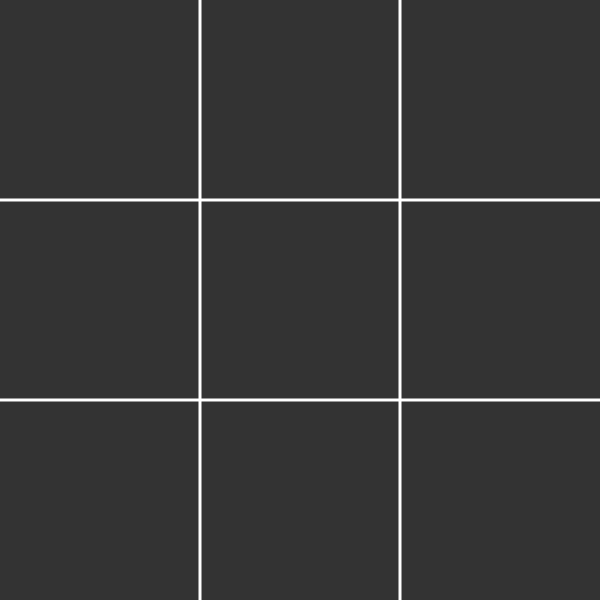
Frame 1 (no input)
Frame 60 (no input): identical to frame 1, image omitted
Frame 120 (the mouse pressed at the canvas centre since frame 60): identical to frame 1, image omitted

The p5.js sketch that drew this single still picture (run headless with seeded random() and noise() and a simulated clock; from frame 60 on, the mouse is pressed at the canvas centre):

// p5.js sketch
// ── sketch.js
let borad;

function setup() {
    createCanvas(600, 600);
    board = new Board();
}

function draw() {
    background(51);
    board.updateGame()
    board.show();
    // board.checkWinner();
}

function mouseClicked() {
    board.clicked(mouseX, mouseY);
}
// ── board.js
class Board {
    constructor() {
        this.mat = [
            [0, 0, 0],
            [0, 0, 0],
            [0, 0, 0]
        ];        

        this.player1 = new Player("p1");
        this.player2 = new Player("p2");

        this.turn = "p1";

        this.winner =  "";
    }

    clicked(x, y) {
        console.log(x, y);
        if(this.turn == "p1") {
            this.player1.move[0] = floor(x / (width / 3));
            this.player1.move[1] = floor(y / (height / 3));
            this.player1.hasMoved = true;
        } else {
            this.player2.move[0] = floor(x / (width / 3));
            this.player2.move[1] = floor(y / (height / 3));
            this.player2.hasMoved = true;
        }
    }

    updateGame() {
        if(this.turn == "p1") {            
            if(this.player1.hasMoved) {
                console.log("Player 1 turn made his turn");
                this.mat[this.player1.move[1]][this.player1.move[0]] = -1;
                this.player1.hasMoved = false;
                this.turn = "p2";
            }            
        } else {
            if(this.player2.hasMoved) {
                console.log("Player 1 turn made his turn");
                this.mat[this.player2.move[1]][this.player2.move[0]] = 1;
                this.player2.hasMoved = false;
                this.turn = "p1";
            }     
        }
    }

    checkWinner() {
        //check rows        
        for(let i = 0; i < this.mat.length; i++) {
           if(this.mat[i][0] == 1 && this.mat[i][1] == 1 && this.mat[i][2] == 1) {              
                   this.player1.winner = true;
                   this.winner = "p1";
                   console.log("game over", this.player1.name, "win1");
                   noLoop();
                   return;
           }
           if(this.mat[i][0] == -1 && this.mat[i][1] == -1 && this.mat[i][2] == -1) {              
                this.player2.winner = true;
                this.winner = "p2";
                console.log("game over", this.player2.name, "win1");
                noLoop();
                return;
            }

            if(this.mat[0][i] == 1 && this.mat[1][i] == 1 && this.mat[2][i] == 1) {              
                this.player1.winner = true;
                this.winner = "p1";
                console.log("game over", this.player1.name, "win1");
                noLoop();
                return;
            }
            if(this.mat[0][i] == -1 && this.mat[1][i] == -1 && this.mat[2][i] == -1) {              
                this.player2.winner = true;
                this.winner = "p2";
                console.log("game over", this.player2.name, "win1");
                noLoop();
                return;
            }

            if(this.mat[i][i] == 1 && this.mat[i][i] == 1 && this.mat[i][i] == 1) {              
                this.player1.winner = true;
                this.winner = "p1";
                console.log("game over", this.player1.name, "win1");
                noLoop();
                return;
            }
            if(this.mat[i][i] == -1 && this.mat[i][i] == -1 && this.mat[i][i] == -1) {              
                this.player2.winner = true;
                this.winner = "p2";
                console.log("game over", this.player2.name, "win1");
                noLoop();
                return;
            }

            // if(this.mat[2 - i][2 - i] == 1 && this.mat[2 - i][2 - i] == 1 && this.mat[2 - i][2 - i] == 1) {              
            //     this.player1.winner = true;
            //     this.winner = "p1";
            //     console.log("game over", this.player1.name, "win1");
            //     noLoop();
            //     return;
            // }
            // if(this.mat[2- i][2 -i] == -1 && this.mat[2 - i][2 - i] == -1 && this.mat[2 - i][2 - i] == -1) {              
            //     this.player2.winner = true;
            //     this.winner = "p2";
            //     console.log("game over", this.player2.name, "win1");
            //     noLoop();
            //     return;
            // }
        }

       
    }

    show() {
        let offs = 100;
        stroke(255);
        strokeWeight(3);
        let cx = width / 3;
        let cy = height / 3;
        line(width / 3, 0, width / 3, height);
        line((width / 3) * 2, 0, (width / 3) * 2, height);
        line(0, height / 3, width, height / 3);        
        line(0, (height / 3) * 2, width, (height / 3) * 2);        
        noFill();
        for(let i = 0; i < this.mat.length; i++) {
            for(let j = 0; j < this.mat[i].length; j++) {
                switch(this.mat[i][j]) {
                    case -1:
                        this.displayX(cx * j, cy * i, cx, cy);
                        break;
                    case 1:
                        this.displayO(cx * j, cy * i, cx, cy);
                        break;                    
                }
            }
        }
    }


    displayX(x, y, w, h) {
        push();
        translate(x + w / 2, y + h / 2);
        line(0, 0, 50, 50);
        line(0, 0, -50, -50);
        line(0, 0, 50, -50);
        line(0, 0, -50, 50);
        pop();
    }

    displayO(x, y, w, h) {
        push();
        translate(x + w / 2, y + h / 2);
        ellipse(0, 0, 100, 100);
        pop();
    }
}
// ── player.js
class Player {
    constructor(name) {
        this.name = name;
        this.winner = false;
        this.hasMoved = false;
        this.move = [-1, -1];
    }

}
